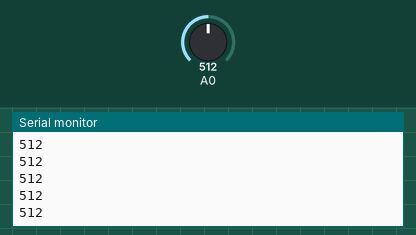
This sketch was run on a simulated Arduino Uno, built with avr-gcc and run on an emulated ATmega328P. Shown: the last lines printed to the serial monitor. The inputs (shaded band) are chosen by the test bench; at power-on: A0 = 512.

Above: at 1.2 s.
1.3 s: A0 set to 716
At 1.31 s:
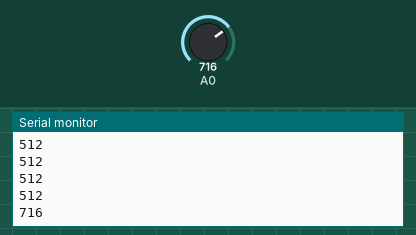
2.8 s: A0 set to 900
At 2.81 s:
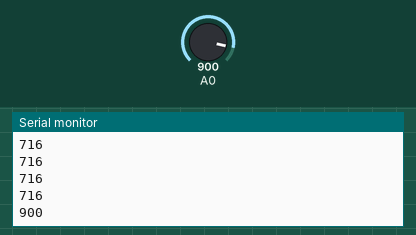
Timing chart, 0 to 5.8 s (numbered marks = the images above; inputs shaded):
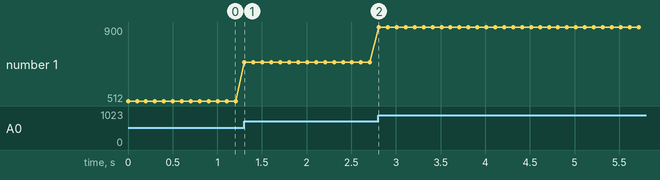

Measured:
- after the input at 1.3 s, the serial monitor: prints a new line at once (image 1)
- after the input at 2.8 s, the serial monitor: prints a new line at once (image 2)
- plotted number 1: 512 → 716 after the input at 1.3 s, 716 → 900 after the input at 2.8 s

The sketch:

ad.ino
```cpp
void setup() {
  // put your setup code here, to run once:
  Serial.begin(9600);
}

int v;

void loop() {
  // put your main code here, to run repeatedly:
  v = analogRead(A0);

  Serial.println(v);

  delay(100);
}
```
